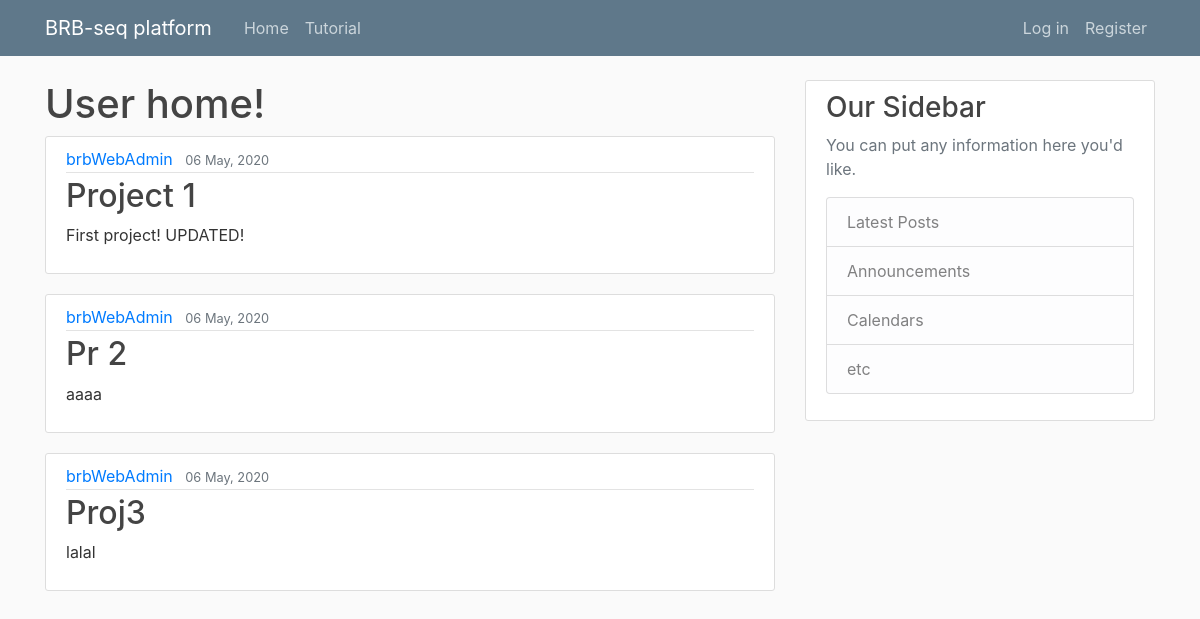
Page /userHome/userHome/ on the committed database.
### userHome/models.py (models this page shows, shortened)
class Project(models.Model):
	author = models.ForeignKey(User, on_delete = models.CASCADE)
	name = models.CharField(max_length = 100)
	description = models.TextField()
	date_created = models.DateTimeField(auto_now_add = True)
	date_updated = models.DateTimeField(auto_now = True)

### userHome/views.py (the view)
# urls.py: path('userHome/', views.home, name='user-home'),
def home(request):
	context = {
		'projects' : Project.objects.all()
	}
	return render(request, 'userHome/home.html', context)

### userHome/templates/userHome/home.html
{% extends "userHome/base.html" %}
{% block content %}
	<h1> User home! </h1>
	{% for project in projects %}
		 <article class="media content-section">
		  <div class="media-body">
		    <div class="article-metadata">
		      <a class="mr-2" href="#">{{ project.author }}</a>
		      <small class="text-muted">{{ project.date_created|date:"d F, Y"}}</small>
		    </div>
		    <h2><a class="article-title" href="#">{{ project.name }}</a></h2>
		    <p class="article-content">{{ project.description }}</p>
		  </div>
		</article>
	{% endfor %}
{% endblock content %}

### userHome/templates/userHome/base.html (shortened to what this page needs)
{% load static %}
<!DOCTYPE html>
<html>
<head>
    <link rel="stylesheet" href="https://maxcdn.bootstrapcdn.com/bootstrap/4.0.0/css/bootstrap.min.css">
    <link rel="stylesheet" type="text/css" href="{% static 'userHome/main.css' %}">
</head>
<body>
	<header class="site-header">
	  <nav class="navbar navbar-expand-md navbar-dark bg-steel fixed-top">
	    <div class="container">
	      <a class="navbar-brand mr-4" href="{% url 'user-home' %}">BRB-seq platform</a>
	      <div class="collapse navbar-collapse" id="navbarToggle">
	        <div class="navbar-nav mr-auto">
	          <a class="nav-item nav-link" href="{% url 'user-home' %}">Home</a>
	          <a class="nav-item nav-link" href="{% url 'user-tutorial' %}">Tutorial</a>
	        </div>
	        <div class="navbar-nav">
	          {% if user.is_authenticated %}
	        	<a class="nav-item nav-link" href="{% url 'Profile' %}">Profile</a>
	          	<a class="nav-item nav-link" href="{% url 'Log out' %}">Log out</a>
	          {% else %}
	          	<a class="nav-item nav-link" href="{% url 'Log in' %}">Log in</a>
	          	<a class="nav-item nav-link" href="{% url 'Register' %}">Register</a>
	          {% endif %}
	        </div>
	      </div>
	    </div>
	  </nav>
	</header>
	<main role="main" class="container">
	  <div class="row">
	    <div class="col-md-8">
	      {% block content %}{% endblock %}
	    </div>
	    <div class="col-md-4">
	      <div class="content-section">
	        <h3>Our Sidebar</h3>
	        <p class='text-muted'>You can put any information here you'd like.
	          <ul class="list-group">
	            <li class="list-group-item list-group-item-light">Latest Posts</li>
	            <li class="list-group-item list-group-item-light">Announcements</li>
	            <li class="list-group-item list-group-item-light">Calendars</li>
	            <li class="list-group-item list-group-item-light">etc</li>
	          </ul>
	        </p>
	      </div>
	    </div>
	  </div>
	</main>
</body>
</html>

### userHome/static/userHome/main.css (style rules this page uses)
body { background: #fafafa; color: #333333; margin-top: 5rem; }
h1, h2, h3, h4, h5, h6 { color: #444444; }
ul { margin: 0; }
.bg-steel { background-color: #5f788a; }
.site-header .navbar-nav .nav-link { color: #cbd5db; }
.content-section { background: #ffffff; padding: 10px 20px; border: 1px solid #dddddd; border-radius: 3px; margin-bottom: 20px; }
.article-title { color: #444444; }
.article-content { white-space: pre-line; }
.article-metadata { padding-bottom: 1px; margin-bottom: 4px; border-bottom: 1px solid #e3e3e3 }

### rows in the picture
Project: author "brbWebAdmin", date_created "06 May, 2020", name "Project 1", description "First project! UPDATED!"
Project: author "brbWebAdmin", date_created "06 May, 2020", name "Pr 2", description "aaaa"
Project: author "brbWebAdmin", date_created "06 May, 2020", name "Proj3", description "lalal"
